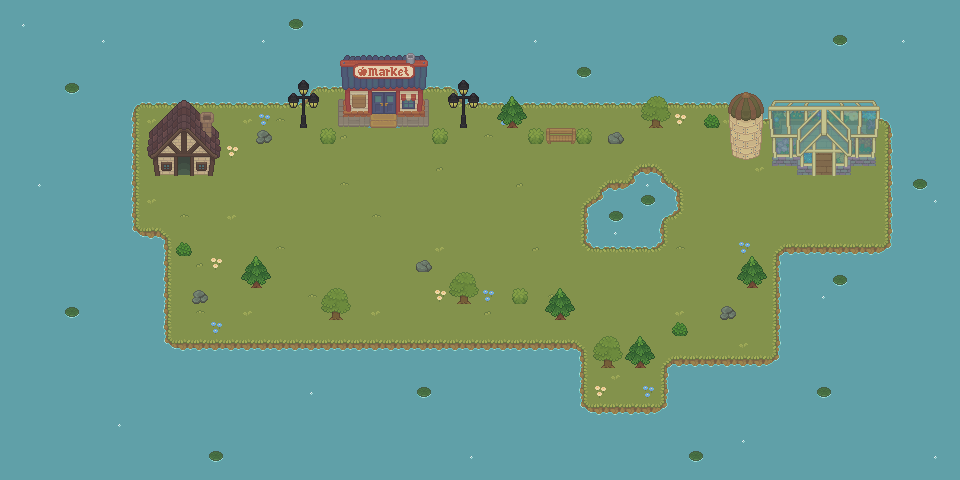

This game map was drawn from its Tiled (.tmx) file and the tilesets committed beside it. A one-line description and the trimmed map source follow:
An orthogonal 60x30 tile map with 16x16 px tiles, 11 tile layers (Water, Ground, Grass, Ponds, ...), 4 tilesets.

<map version="1.10" tiledversion="1.10.1" orientation="orthogonal" renderorder="right-down" width="60" height="30" tilewidth="16" tileheight="16" infinite="0" nextlayerid="12" nextobjectid="1">
 <tileset firstgid="1" source="tile.tsx" />
 <tileset firstgid="2701" source="buildings.tsx" />
 <tileset firstgid="8932" source="trees.tsx" />
 <tileset firstgid="9060" source="Decorations.tsx" />
 <layer id="9" name="Water" width="60" height="30">
  <data>[1800 cells, 1800 non-empty, 1 distinct tile ids]</data>
 </layer>
 <layer id="1" name="Ground" width="60" height="30">
  <data>[1800 cells, 744 non-empty, 17 distinct tile ids]</data>
 </layer>
 <layer id="4" name="Grass" width="60" height="30">
  <data>[1800 cells, 42 non-empty, 5 distinct tile ids]</data>
 </layer>
 <layer id="8" name="Ponds" width="60" height="30">
  <data>[1800 cells, 31 non-empty, 12 distinct tile ids]</data>
 </layer>
 <layer id="2" name="Buildings" width="60" height="30">
  <data>[1800 cells, 99 non-empty, 99 distinct tile ids]</data>
 </layer>
 <layer id="3" name="Doors" width="60" height="30">
  <data>[1800 cells, 4 non-empty, 4 distinct tile ids]</data>
 </layer>
 <layer id="5" name="Objects" width="60" height="30">
  <data>[1800 cells, 27 non-empty, 14 distinct tile ids]</data>
 </layer>
 <layer id="10" name="Animatable Objects" width="60" height="30">
  <data>[1800 cells, 36 non-empty, 8 distinct tile ids]</data>
 </layer>
 <layer id="11" name="Animatable Water" width="60" height="30">
  <data>[1800 cells, 30 non-empty, 3 distinct tile ids]</data>
 </layer>
 <layer id="6" name="Soil" width="60" height="30">
  <data>[1800 cells, 0 non-empty, 0 distinct tile ids]</data>
 </layer>
 <layer id="7" name="Crops" width="60" height="30">
  <data>[1800 cells, 0 non-empty, 0 distinct tile ids]</data>
 </layer>
</map>
